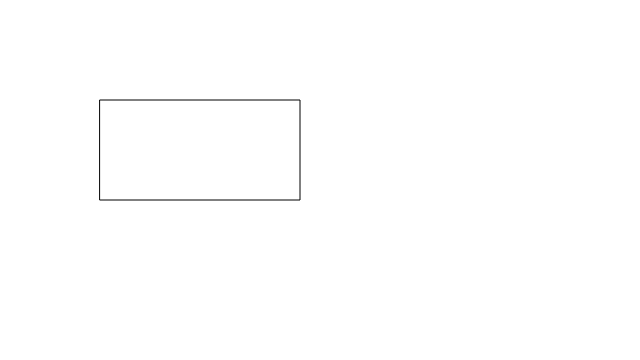
Frame 1 (no input)
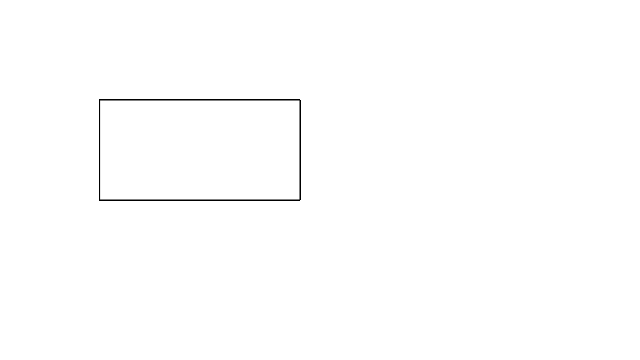
Frame 60 (no input)
Frame 120 (the mouse pressed at the canvas centre since frame 60): identical to frame 60, image omitted

The p5.js sketch that drew these frames (run headless with seeded random() and noise() and a simulated clock; from frame 60 on, the mouse is pressed at the canvas centre):

// p5.js sketch
// ── sketch.js
/*
Week 11 
Jordan Alexis 
Functions and Interaction
*/
function setup() {
    createCanvas(640, 360);
}

var r,
    g,
    b;
var x = 100,
    y = 100,
    w = 200,
    h = 100;

function draw() {
    rect(x, y, w, h);
}

function mousePressed() {
    if (mouseX > x && mouseX < x + w && mouseY > y && mouseY < y + h) {
        r = random(0, 255);
        g = random(0, 255);
        b = random(0, 255);
        fill(r, g, b);
        ellipse(random(width), random(height), random(20, 100));

        function draw() {
            background(200);
        }
    }
}

// ── Functions.css
body {
    background-color: aquamarine;
}

h1{
    text-align: center;
    font-family: 'Allerta Stencil', sans-serif;
    font-size: 39;
    color: gray;
}

#container {
    padding: 50px 0;
    width: 500px;
    margin: 0 auto;
}

.link {
    list-style: none;
    color: red;
    font-size: 2em;
}

.link a {
    color: orange;
}

a {
    color: yellow;
    transition: color 500ms
}

a:hover {
    color: gray
}

h1 {
    font-size: 40px;
}

* {
    margin: 0;
    padding: 0;
}

nav {
    text-align: center;
}

nav li {
    display: inline;
}

nav a {
    display: inline-block;
    padding: 5px;
    background-color: antiquewhite;
}

canvas {
    padding-left: 0;
    padding-right: 0;
    margin-left: auto;
    margin-right: auto;
    display: block;
    width: 800px;
}

// ── Functions.html
<html>

<head>
    <meta charset="utf-8">
    <title>Welcome to my website</title>
    <link href="https://fonts.googleapis.com/css?family=Allerta+Stencil" rel="stylesheet">
    <link rel="stylesheet" href="Functions.css">
</head>

<body>
    <nav>
        <ul>
            <li class="index.html"><a href="../" style="color: black">Home</a></li>

            <li class="index.html"><a href="../About/About.html" style="color: darkred" class="nav-item nav-link">About</a></li>

            <li class="index.html"><a href="../Contact/Contact.html" style="color: darkgoldenrod" class="nav-item nav-link">Contact</a></li>

            <li class="index.html"><a href="../self_portrait/index.html" style="color: darkmagenta" class="nav-item nav-link">Self Portrait Version 1</a></li>

            <li class="index.html"><a href="../Meme_Logo_Version_2/Meme_Logo_VR_1.html" style="color: dimgray" class="nav-item nav-link">Self Portrait Version 2</a></li>

            <li class="index.html"><a href="../self_portrait_interactive/index.html" style="color: firebrick">Self Portrait Version 3</a></li>

            <li class="index.html"><a href="../Meme_or_Logo_Version_1/Meme_Logo.html" style="color: cornflowerblue">Meme Version 0</a></li>

            <li class="index.html" class="nav-item nav-link"><a href="../Meme_Logo_Version_2/Meme_Logo_VR_1.html" style="color: darkorange">Meme Version 1 Quad</a></li>

            <li class="index.html"><a href="../Meme_Logo_Version_3/Meme_Logo_VR_2.html" style="color: darkmagenta">Meme Version 2 Yo</a></li>
        </ul>
    </nav>
    <h1>Functions Interaction</h1>
    <script src="p5.min.js"></script>
    <script src="sketch.js"></script>
</body>

</html>
